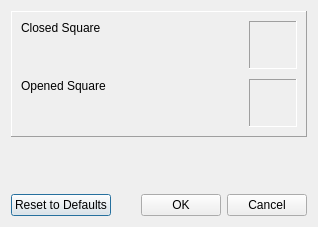
<?xml version="1.0" encoding="UTF-8"?>
<ui version="4.0">
 <class>ColorSettingsDialog</class>
 <widget class="QDialog" name="ColorSettingsDialog">
  <property name="geometry">
   <rect>
    <x>0</x>
    <y>0</y>
    <width>318</width>
    <height>227</height>
   </rect>
  </property>
  <property name="windowTitle">
   <string>Color Settings</string>
  </property>
  <layout class="QVBoxLayout" name="verticalLayout">
   <item>
    <widget class="QFrame" name="frame">
     <property name="frameShape">
      <enum>QFrame::Panel</enum>
     </property>
     <property name="frameShadow">
      <enum>QFrame::Raised</enum>
     </property>
     <layout class="QGridLayout" name="gridLayout">
      <property name="horizontalSpacing">
       <number>15</number>
      </property>
      <property name="verticalSpacing">
       <number>10</number>
      </property>
      <item row="0" column="1">
       <widget class="ClickableLabel" name="labelClosedColor">
        <property name="sizePolicy">
         <sizepolicy hsizetype="Fixed" vsizetype="Fixed">
          <horstretch>0</horstretch>
          <verstretch>0</verstretch>
         </sizepolicy>
        </property>
        <property name="minimumSize">
         <size>
          <width>48</width>
          <height>48</height>
         </size>
        </property>
        <property name="maximumSize">
         <size>
          <width>48</width>
          <height>48</height>
         </size>
        </property>
        <property name="frameShape">
         <enum>QFrame::Panel</enum>
        </property>
        <property name="frameShadow">
         <enum>QFrame::Sunken</enum>
        </property>
        <property name="text">
         <string/>
        </property>
       </widget>
      </item>
      <item row="1" column="0">
       <widget class="QLabel" name="labelOpenedColorName">
        <property name="text">
         <string>Opened Square</string>
        </property>
        <property name="alignment">
         <set>Qt::AlignLeading|Qt::AlignLeft|Qt::AlignTop</set>
        </property>
       </widget>
      </item>
      <item row="1" column="1">
       <widget class="ClickableLabel" name="labelOpenedColor">
        <property name="sizePolicy">
         <sizepolicy hsizetype="Fixed" vsizetype="Fixed">
          <horstretch>0</horstretch>
          <verstretch>0</verstretch>
         </sizepolicy>
        </property>
        <property name="minimumSize">
         <size>
          <width>48</width>
          <height>48</height>
         </size>
        </property>
        <property name="maximumSize">
         <size>
          <width>48</width>
          <height>48</height>
         </size>
        </property>
        <property name="frameShape">
         <enum>QFrame::Panel</enum>
        </property>
        <property name="frameShadow">
         <enum>QFrame::Sunken</enum>
        </property>
        <property name="text">
         <string/>
        </property>
       </widget>
      </item>
      <item row="0" column="0">
       <widget class="QLabel" name="labelClosedColorName">
        <property name="text">
         <string>Closed Square</string>
        </property>
        <property name="alignment">
         <set>Qt::AlignLeading|Qt::AlignLeft|Qt::AlignTop</set>
        </property>
       </widget>
      </item>
     </layout>
    </widget>
   </item>
   <item>
    <spacer name="verticalSpacer">
     <property name="orientation">
      <enum>Qt::Vertical</enum>
     </property>
     <property name="sizeHint" stdset="0">
      <size>
       <width>20</width>
       <height>95</height>
      </size>
     </property>
    </spacer>
   </item>
   <item>
    <widget class="QFrame" name="frame_2">
     <property name="frameShape">
      <enum>QFrame::NoFrame</enum>
     </property>
     <property name="frameShadow">
      <enum>QFrame::Plain</enum>
     </property>
     <layout class="QHBoxLayout" name="horizontalLayout">
      <property name="leftMargin">
       <number>0</number>
      </property>
      <property name="topMargin">
       <number>0</number>
      </property>
      <property name="rightMargin">
       <number>0</number>
      </property>
      <property name="bottomMargin">
       <number>0</number>
      </property>
      <item>
       <widget class="QPushButton" name="btnReset">
        <property name="text">
         <string>Reset to Defaults</string>
        </property>
       </widget>
      </item>
      <item>
       <spacer name="horizontalSpacer">
        <property name="orientation">
         <enum>Qt::Horizontal</enum>
        </property>
        <property name="sizeHint" stdset="0">
         <size>
          <width>103</width>
          <height>20</height>
         </size>
        </property>
       </spacer>
      </item>
      <item>
       <widget class="QPushButton" name="btnOK">
        <property name="text">
         <string>OK</string>
        </property>
       </widget>
      </item>
      <item>
       <widget class="QPushButton" name="btnCancel">
        <property name="text">
         <string>Cancel</string>
        </property>
       </widget>
      </item>
     </layout>
    </widget>
   </item>
  </layout>
 </widget>
 <customwidgets>
  <customwidget>
   <class>ClickableLabel</class>
   <extends>QLabel</extends>
   <header location="global">clickablelabel.h</header>
  </customwidget>
 </customwidgets>
 <tabstops>
  <tabstop>btnReset</tabstop>
  <tabstop>btnOK</tabstop>
  <tabstop>btnCancel</tabstop>
 </tabstops>
 <resources/>
 <connections/>
</ui>
